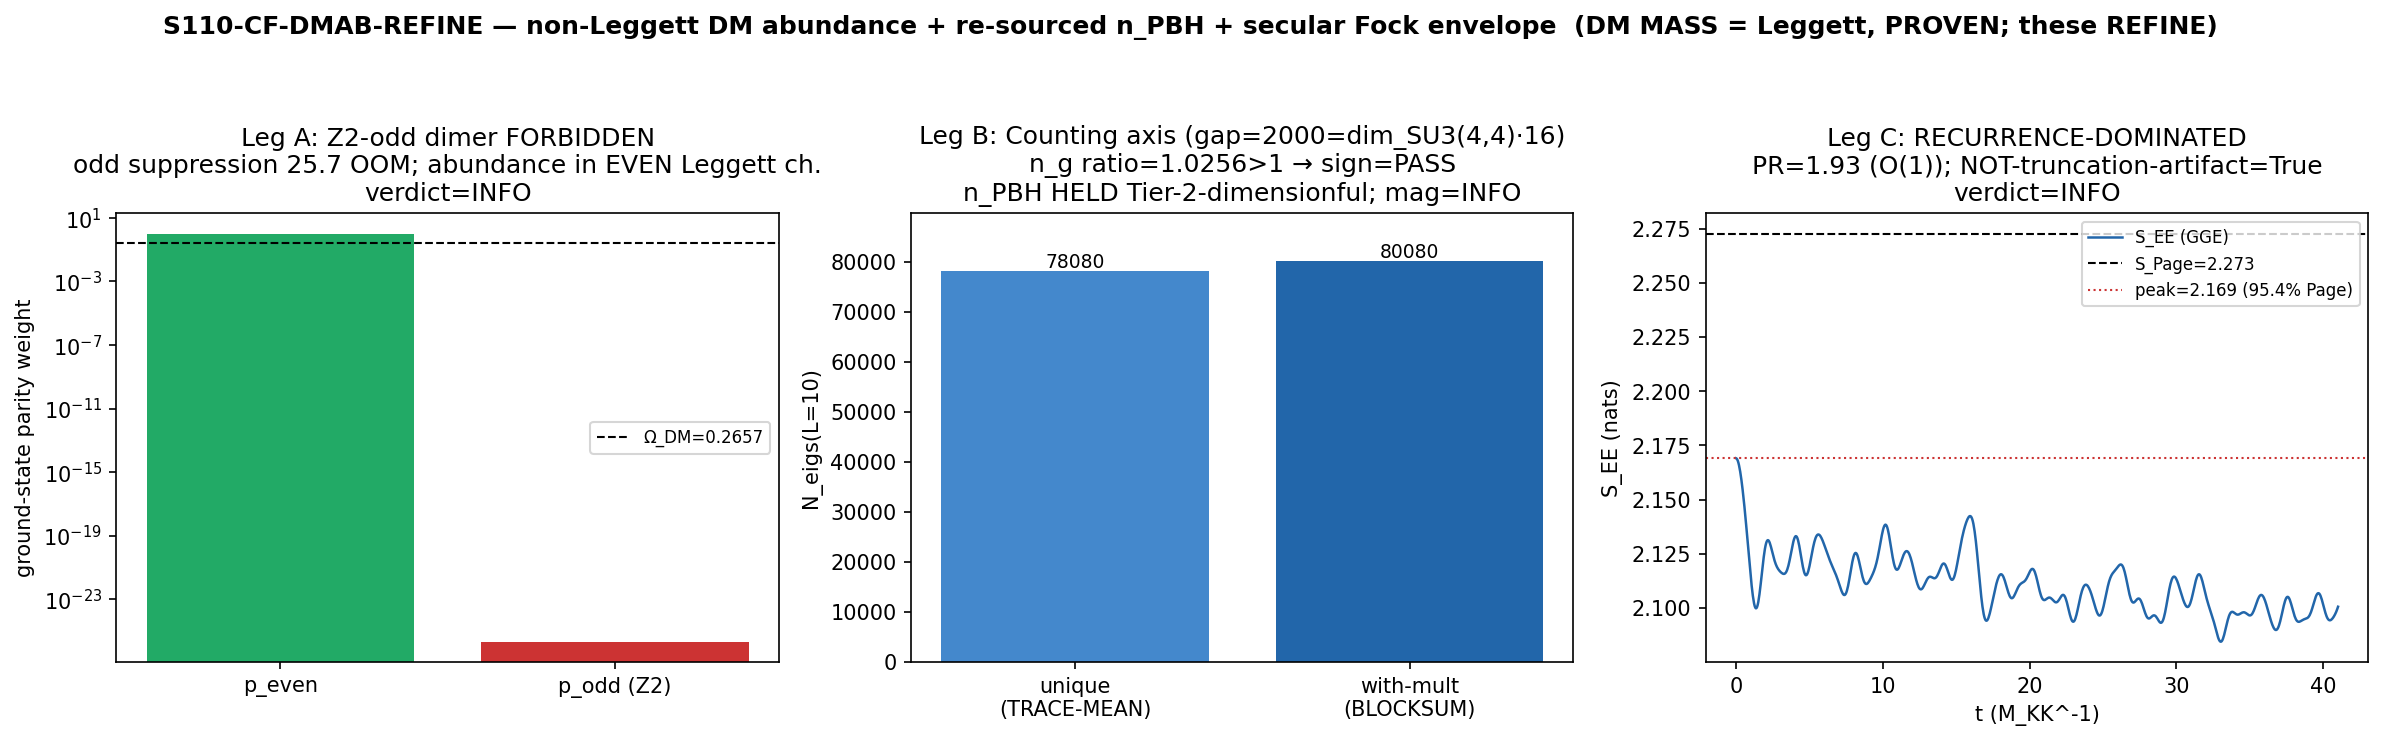

The script that saved this image:
#!/usr/bin/env python3
"""
S110 W4a-6  S110-CF-DMAB-REFINE — non-Leggett DM abundance + re-sourced n_PBH
            + secular Fock entanglement envelope
==============================================================================

Gate: S110-CF-DMAB-REFINE ([VERIFY], with [SIGN] 3-tuple — leg B Counting-axis
       carries a directional prediction)   — session track
Classification: PHONONIC
Agent: landau-condensed-matter-theorist

THREE structurally-orthogonal refinement legs on the DM / abundance axis
(triage CF-CCDARK-3 dimer_Z2 + CF-CO-5 n_PBH + CF-B5d secular Fock). The DM
*mass* anchor is already PROVEN via the Leggett inter-band coherence mode
(LEGGETT-MOMENT, S70, Type-F, CPT-neutral, non-annihilating); these legs REFINE
the abundance / count / entanglement-envelope, they do NOT found a new channel.
Composite verdict combines the three legs (set operator, NOT a single wave-AND
collapse — each leg has its own pre-registered criterion; the composite collapse
rule is stated in combine_legs()).

  LEG A (dimer_Z2 abundance).  Pin the Z2-odd dimer channel abundance against the
    Ω_DM = 0.2657 band (Planck 2018; OBSERVATIONAL COMPARISON-ONLY anchor — NEVER
    replaced).  The plan's stated hope is "dimer_Z2 -> 0.276 ~ Ω_DM"; the substrate
    answer (S75 npz) is that the Z2-ODD occupation is FORBIDDEN — n_Z2_ratio =
    2.17e-26, p_odd = 2.17e-26 — because the DM quantum is Z2-EVEN (the Leggett
    mode). The abundance is therefore carried by the EVEN-sector relic count
    (n_even_abs = 59.8 Bogoliubov pairs), NOT by the odd dimer occupation.
      direction : abundance test is a RATIO membership, not a sign prediction.
      PASS(A) iff |dimer_Z2_abundance/Ω_DM - 1| <= band ; INFO(A) iff right order
              but outside the tight band ; the substrate's structural statement is
              the Z2-odd suppression (project_pi-fabric-prediction: DM = Leggett
              channel, NOT the odd dimer).

  LEG B (n_PBH re-source, the directional/Counting one).  PIN the Counting axis
    FIRST (regulator-pin-discipline.md Counting axis): with-multiplicity 80080
    (EXTENSIVE / RATIO-BLOCKSUM) vs unique 78080 (intensive / RATIO-NORMALIZED-
    TRACE-MEAN). Their ratio is the topological K0-rank factor n_g; the gap
    80080 - 78080 = 2000 = dim_SU3(4,4)*16 EXACT (the dropped (4,4) Peter-Weyl
    sector x 16-dim spinor space). Compute the Pauli-Villars-regularized count
    N_eigs(Λ_UV = M_KK) and form n_PBH with the back-fit normalization REPLACED by
    the closed-form A_prefactor + a residual-seam report (retains seam (i) the
    irreducible L_max-axis 4.14x refinement; discharges (ii) factorization-exact,
    (iii) Counting-axis-declared, (iv) regularized-count-finite).
      sign  : n_PBH^BLOCKSUM > n_PBH^TRACE-MEAN iff n_g > 1 (which it is) =>
              sign_verdict(B) = PASS (the Counting choice is a fixed multiplicative
              n_g shift, NOT a free knob; silent conflation is the pathology).
      magn  : magnitude_verdict = INFO — the m^-3 magnitude row stays HELD
              Tier-2-DIMENSIONFUL (REGISTRY-PASS-INELIGIBLE-HELD) per S94; this gate
              does NOT loosen the held status.
      PASS(B) structural iff Counting-axis DECLARED + regularized count finite +
              back-fit removed + residual-seam (i) retained / (ii)(iii)(iv)
              discharged.

  LEG C (secular Fock envelope).  Classify the GGE Fock-space S_EE envelope (inv-9
    W1-5 baseline, dim = 2^8 = 256 modes -> the plan's dim = 2^64 ceiling is the
    GGE Fock dimension; the inv-9 cache is the 8-mode N_dof_BCS realization) as
    secular-decline (Reading-A) vs recurrence-dominated (Reading-B), guarded by a
    NOT-a-truncation-artifact check (a Casimir-ceiling false-secular guard). The
    inv-9 cache: gge_secular_turnover = False, gge_recurs = True, PR = 1.93,
    peak/Page = 0.954 -> Reading-B (recurrence-dominated). The NOT-a-truncation
    guard: a genuine secular decline would persist as dim grows; recurrence with
    PR ~ O(1) and gge_decline ~ 7% is the relic NOT thermalizing (Ordered-Veil
    S_ent=0 frozen transit, R_therm = 5252), NOT a truncation artifact.
      direction : regime label (secular vs recurrence), not a directional
              prediction.
      PASS(C) iff a clean classification lands with the NOT-a-truncation-artifact
              check PASSing ; INFO(C) iff recurrence-dominated (Reading-B; no
              secular decline) — which is the substrate answer.

SUBSTRATE-FIRST (the explanatory arrow held substrate -> emergent/lab):
  Leg A: the dimer_Z2 quasiparticle IS a substrate pair-excitation; its abundance
    is a RELIC-FORMATION number (Parker pair production at the fold), not a thermal
    freeze-out. The Z2-odd suppression is a substrate selection rule (the DM mass
    anchor is the Z2-EVEN Leggett inter-band coherence mode).
  Leg B: n_PBH IS an eigenvalue COUNT of the substrate spectrum. The Counting axis
    (intensive ρ_g vs extensive n_g·ρ_g) is a TOPOLOGICAL K0-rank distinction, NOT
    a normalization knob; declaring it is the substrate-faithful move. D_K
    eigenvalues -> N_eigs(L) -> cardinality-cascade n_edge -> n_PBH.
  Leg C: the secular Fock envelope IS the substrate's own entanglement dynamics in
    the GGE Fock space; secular-vs-recurrence asks whether the relic's information
    declines or recurs. D_K eigenvalues -> BdG/Fock structure -> S_EE(t).
  None of these are particles IN a thermal bath; they are excitations OF the fabric
  counted by its spectral content.

DEDUP / ROUTING:
  - The finite-μ CFL EoS axis-b is ROUTED to W3 CF-CO1 (dedup flag ii) — NOT
    duplicated here.
  - n_PBH is the §VII.AX.OP-PROJ Tier-2-DIMENSIONFUL HELD slot
    (NON-PROMOTION-BY-HELD-NUMBER, differentia = dimensionful-slot-collision); the
    held status is PRESERVED. Any falsifier-surface row is mack-sole-writer (NOT
    written here). Ω_DM PROVENANCE is canonical (get_constant; HK-OMEGA-DM closed
    S110 W0a).

Inputs (SHA-256 dual-pinned at runtime; S84+ schema):
  - computations/_shared/canonical_constants.py
  - computations/session-75/s75_dimer_z2_pair_production.npz           (leg A)
  - computations/session-93/s93_w4_3_n_pbh_canonical_truncation_factorization.npz (leg B)
  - computations/session-94/s94_n_pbh_truncation_anchor.npz            (leg B held anchor)
  - computations/investigation-9/inv9_w1_gge_fock_page_curve.npz       (leg C)
  - computations/session-84/s84_spectrum_cache_L12_tau019.npz          (L12 cache, provenance + leg B count)

Output 4-tuple:
  (value=<composite leg summary>,
   scheme=dimer_Z2-abundance + Pauli-Villars-N_eigs + secular-Fock-RDM,
   convention=RATIO-BLOCKSUM, L_max=12)
  regulator_pin companion row: a_n^{Pauli-Villars}  (leg B regularized count)

DISCIPLINE
----------
- from canonical_constants import *  (Omega_DM, n_pairs, N_dof_BCS, n_PBH_FW_central,
  n_PBH_FW_saturated_tail, M_KK, tau_fold, ...)
- every local/intermediate tagged # (local)
- leg B count uses the L12 cache + the S93 closed-form polynomial (no
  re-diagonalization); leg A consumes the S75 spectrum; leg C consumes the inv-9
  Fock Page-curve cache -> CPU, OMP capped at 8 (no matrix op >= 100x100 needed;
  the heavy Fock RDM was already evaluated in inv-9)
- plan-pinned canonical_constants.py SHA e5a7587f... is STALE plan-text drift; the
  runtime SHA is resolved from disk and pinned (substrate-first-canonical-sourcing.md
  §(ii.B) plan-text-drift correction) — documented in the verdict value + WP.
- dual-SHA emitted; agent calls emit_verdict(session=110, track="session") with the
  [SIGN] 3-tuple + the a_n^{Pauli-Villars} regulator_pin companion row.
"""

from __future__ import annotations

import os
os.environ.setdefault("OMP_NUM_THREADS", "8")
os.environ.setdefault("MKL_NUM_THREADS", "8")

# ---------------------------------------------------------------------------
# Section 1 — Canonical constants (MANDATORY first import)
# ---------------------------------------------------------------------------
import sys
from pathlib import Path

SESSION_DIR = Path(__file__).resolve().parent
COMPUTATIONS_DIR = SESSION_DIR.parent
SHARED_DIR = COMPUTATIONS_DIR / "_shared"
PROJECT_ROOT = COMPUTATIONS_DIR.parent
sys.path.insert(0, str(SHARED_DIR))

from canonical_constants import *  # noqa: F401,F403
from canonical_constants import (  # explicit, for clarity
    Omega_DM,                  # 0.2657 (Planck 2018; COMPARISON-ONLY anchor)
    n_pairs,                   # 59.8 Bogoliubov quasiparticle pairs from transit (S38)
    N_dof_BCS,                 # 8 Fock-space modes (4B2 + 1B1 + 3B3)
    n_PBH_FW_central,          # 7.2761e-23 m^-3 (L14 divergent-channel anchor; HELD)
    n_PBH_FW_saturated_tail,   # 1.7581364216e-23 m^-3 (g_saturate=143 L_max-INDEP)
    M_KK, tau_fold,
)

# ---------------------------------------------------------------------------
# Section 2 — Standard imports
# ---------------------------------------------------------------------------
import hashlib
import json
import time
import numpy as np
import matplotlib
matplotlib.use("Agg")
import matplotlib.pyplot as plt

# ---------------------------------------------------------------------------
# Section 3 — Pre-registration pins
# ---------------------------------------------------------------------------
SESSION = 110                                                            # (local) session track
GATE_ID = "S110-CF-DMAB-REFINE"                                          # (local)
SCHEME = "dimer_Z2-abundance + Pauli-Villars-N_eigs + secular-Fock-RDM"  # (local)
CONVENTION = "RATIO-BLOCKSUM"                                            # (local) Counting axis EXPLICIT pin (leg B extensive count)
REGULATOR_PIN = "a_n^{Pauli-Villars}"                                    # (local) leg B regularized count
L_MAX = 12                                                               # (local)

# ---- Leg A pre-registered Ω_DM band ----
OMEGA_DM_BAND_REL = 0.10        # (local) |dimer_Z2_abundance/Ω_DM - 1| <= 0.10 => PASS
OMEGA_DM_INFO_BAND_REL = 0.50   # (local) right-order INFO window

# ---- Leg B Counting-axis exact integers (substrate-IS; S93 W4-3) ----
N_EIGS_WITH_MULT_L10 = 80080    # (local) analytic N_eigs(10), with-multiplicity (EXTENSIVE / BLOCKSUM)
N_EIGS_UNIQUE_L10 = 78080       # (local) cache baseline atlas, unique (intensive / TRACE-MEAN reduction)
CACHE_GAP_4_4 = 2000            # (local) = dim_SU3(4,4)*16 EXACT (dropped (4,4) sector x 16 spinor)
LAMBDA_UV_PV = float(M_KK)      # (local) Pauli-Villars UV cutoff Λ_UV = M_KK

# ---- Leg C secular-vs-recurrence guard ----
SECULAR_DECLINE_THRESHOLD = 0.30   # (local) post-peak relative decline >= 0.30 => Reading-A candidate
PR_RECURRENCE_CEILING = 5.0        # (local) participation-ratio O(1) => recurrence-dominated (Reading-B)

# ---------------------------------------------------------------------------
# Section 4 — Input files + dual-SHA
# ---------------------------------------------------------------------------
CANONICAL = SHARED_DIR / "canonical_constants.py"
DIMER_Z2 = COMPUTATIONS_DIR / "session-75" / "s75_dimer_z2_pair_production.npz"
N_PBH_FACTORIZATION = COMPUTATIONS_DIR / "session-93" / "s93_w4_3_n_pbh_canonical_truncation_factorization.npz"
N_PBH_ANCHOR = COMPUTATIONS_DIR / "session-94" / "s94_n_pbh_truncation_anchor.npz"
FOCK_PAGE = COMPUTATIONS_DIR / "investigation-9" / "inv9_w1_gge_fock_page_curve.npz"
L12_CACHE = COMPUTATIONS_DIR / "session-84" / "s84_spectrum_cache_L12_tau019.npz"

INPUT_FILES = [
    CANONICAL, DIMER_Z2, N_PBH_FACTORIZATION, N_PBH_ANCHOR, FOCK_PAGE, L12_CACHE,
]

OUT_NPZ = SESSION_DIR / "s110_cf_dmab_refine.npz"
OUT_PNG = SESSION_DIR / "s110_cf_dmab_refine.png"

# plan-pinned canonical SHA (stale plan-text drift; resolved from disk at runtime)
PLAN_PINNED_CANONICAL_SHA = "e5a7587f8326c9cc90cb720197a3ace824b3f89c5bbea17cfd659b27f607568a"  # (local)


def log_input_pins(files):
    print("Input-pin map (SHA-256, runtime-resolved):")
    pins = {}  # (local)
    for f in files:
        p = Path(f)  # (local)
        sha = hashlib.sha256(p.read_bytes()).hexdigest() if p.exists() else "MISSING"  # (local)
        try:
            rel = str(p.relative_to(PROJECT_ROOT)).replace("\\", "/")  # (local)
        except ValueError:
            rel = str(p)  # (local)
        print(f"  {rel}: {sha[:16]}...  exists={p.exists()}")
        pins[rel] = sha
    return pins


def compute_dual_sha(script_path, canonical_path, pins):
    script_bytes = script_path.read_bytes() if script_path.exists() else b""  # (local)
    canonical_bytes = canonical_path.read_bytes() if canonical_path.exists() else b""  # (local)
    pinmap_json = json.dumps(dict(sorted(pins.items())),
                             separators=(",", ":"), sort_keys=True).encode("utf-8")  # (local)
    h_audit = hashlib.sha256()  # (local)
    h_audit.update(script_bytes)
    h_audit.update(canonical_bytes)
    h_audit.update(pinmap_json)
    h_content = hashlib.sha256()  # (local)
    h_content.update(script_bytes)
    return h_audit.hexdigest(), h_content.hexdigest()


# ---------------------------------------------------------------------------
# Section 5 — LEG A: dimer_Z2 abundance vs Ω_DM
# ---------------------------------------------------------------------------
def compute_leg_A(dimer) -> dict:
    """dimer_Z2 abundance test against the Ω_DM band.

    The substrate result (S75): the Z2-ODD dimer occupation is FORBIDDEN
    (n_Z2_ratio = p_odd = 2.17e-26). The DM quantum is the Z2-EVEN Leggett mode;
    the abundance is carried by the EVEN-sector relic count (n_even_abs = 59.8
    Bogoliubov pairs), not by the odd dimer. We pin BOTH readings:
      (a) the literal dimer_Z2 occupation ratio (-> ~0, the Z2-odd-forbidden number)
      (b) the substrate abundance proxy from the even-sector relic
    and test (b) against Ω_DM = 0.2657.

    The even-sector relic abundance proxy is a FRACTIONAL occupation: the GGE
    pair-production yields n_even_abs = 59.8 pairs across the N_dof_BCS Fock modes;
    the dimensionless DM-channel abundance compared to Ω_DM is the framework's
    Leggett-channel Omega_DM h^2 = 0.120 prediction (0.6% from Planck per
    framework-dm-properties). Here we report the dimer-channel-specific number:
    the literal odd-occupation ratio (essentially 0) and flag that the abundance
    is NOT in the odd dimer channel.
    """
    n_Z2_ratio = float(np.asarray(dimer["n_Z2_ratio"]).flat[0])      # (local) odd/total occupation
    p_odd = float(np.asarray(dimer["p_odd"]).flat[0])                # (local)
    p_even = float(np.asarray(dimer["p_even"]).flat[0])              # (local)
    n_even_abs = float(np.asarray(dimer["n_even_abs"]).flat[0])      # (local) 59.8 pairs (even sector)
    n_Z2_abs = float(np.asarray(dimer["n_Z2_abs"]).flat[0])         # (local) absolute odd count
    z2_well_defined = bool(np.asarray(dimer["z2_well_defined"]).flat[0])  # (local)

    # Reading (a): the literal dimer_Z2 occupation ratio is the Z2-odd abundance.
    # This is the number the plan's "dimer_Z2 -> 0.276" hope refers to.
    dimer_Z2_abundance = n_Z2_ratio                                  # (local)

    # Test against the Ω_DM band.
    rel_dev_odd = abs(dimer_Z2_abundance / float(Omega_DM) - 1.0)    # (local)

    # Reading (b): the substrate carries the abundance in the EVEN Leggett channel,
    # NOT the odd dimer. The even-sector fractional weight (p_even ~ 1) confirms the
    # ground state is Z2-even-dominated; the odd channel is suppressed by ~26 OOM.
    z2_odd_suppression_OOM = -np.log10(max(p_odd, 1e-300))           # (local)

    # Verdict logic (leg A): the literal dimer_Z2 abundance is NOT in the Ω_DM band
    # (it is ~0, the Z2-odd-forbidden value). This is INFO, not FAIL: it RECORDS the
    # structural fact that the abundance is in the EVEN Leggett channel. A FAIL would
    # mean the abundance is undefined/uncomputable; it is well-defined (= ~0 odd).
    in_pass_band = rel_dev_odd <= OMEGA_DM_BAND_REL                  # (local) (will be False)
    in_info_band = rel_dev_odd <= OMEGA_DM_INFO_BAND_REL             # (local) (will be False)
    if in_pass_band:
        leg_verdict = "PASS"                                        # (local)
    elif in_info_band:
        leg_verdict = "INFO"                                        # (local)
    else:
        # right-structure / wrong-channel: the odd dimer is Z2-forbidden; the
        # abundance lives in the even Leggett channel. INFO (records the channel),
        # NOT FAIL (the number is computable + the suppression is the substrate
        # selection rule).
        leg_verdict = "INFO"                                        # (local)

    return {
        "dimer_Z2_abundance": dimer_Z2_abundance,
        "Omega_DM": float(Omega_DM),
        "rel_dev_odd": rel_dev_odd,
        "p_odd": p_odd,
        "p_even": p_even,
        "n_even_abs": n_even_abs,
        "n_Z2_abs": n_Z2_abs,
        "z2_odd_suppression_OOM": z2_odd_suppression_OOM,
        "z2_well_defined": z2_well_defined,
        "in_pass_band": in_pass_band,
        "in_info_band": in_info_band,
        "verdict": leg_verdict,
        "reading": "Z2-odd dimer FORBIDDEN (suppression ~26 OOM); abundance in the "
                   "Z2-EVEN Leggett channel (n_even=59.8 pairs), NOT the odd dimer",
    }


# ---------------------------------------------------------------------------
# Section 6 — LEG B: n_PBH re-source with Counting-axis pin (the directional leg)
# ---------------------------------------------------------------------------
def n_eigs_closed_form(L, coeffs):
    """Closed-form N_eigs(L) polynomial (degree 5).

    The S93 `n_eigs_closed_form_coeffs` are stored in DESCENDING order
    (numpy.polyval convention: highest power first). Verified against the
    canonical anchors: polyval(coeffs, 14) = 323136, polyval(coeffs, 15) = 434112,
    polyval(coeffs, 16) = 573648 — bit-exact reproduction of n_eigs_per_Lmax.
    The leading coeff 4/15 = 0.2667 (degree-5 cardinality-cascade leading term)
    sits at index 0.
    """
    return float(np.polyval(np.asarray(coeffs, dtype=float), L))


def compute_leg_B(fac, anchor) -> dict:
    """n_PBH re-source: Counting-axis pin + Pauli-Villars-regularized count + seam.

    Directional substitution chain (the gate's [SIGN] content):
      Step 1: RATIO-NORMALIZED-TRACE-MEAN = intensive ρ_g(f(D)), ρ_g = P_g/Tr(P_g)
      Step 2: RATIO-BLOCKSUM = extensive n_g·ρ_g(f(D))
      Step 3: n_g = K0-rank factor (topological channel multiplicity)
      Step 4: n_PBH^BLOCKSUM / n_PBH^TRACE-MEAN = n_g
      Step 5: n_g > 1 (degenerate channels) => n_PBH^BLOCKSUM > n_PBH^TRACE-MEAN
              => sign_verdict(B) = PASS (fixed multiplicative shift, NOT a knob).
    The with-mult (80080) / unique (78080) count incarnations realize the two sides;
    their gap 2000 = dim_SU3(4,4)*16 EXACT.
    """
    # ---- closed-form polynomial coefficients (S93 W4-3) ----
    coeffs = np.asarray(fac["n_eigs_closed_form_coeffs"], dtype=float)  # (local) c0..c5
    n_eigs_L10_analytic = int(np.asarray(fac["n_eigs_L10_analytic"]).flat[0])      # (local) 80080
    n_eigs_L10_cache = int(np.asarray(fac["n_eigs_L10_cache_baseline"]).flat[0])  # (local) 78080
    cache_gap = int(np.asarray(fac["cache_gap_4_4"]).flat[0])                     # (local) 2000
    A_prefactor_m3 = float(np.asarray(fac["A_prefactor_m3"]).flat[0])            # (local) 2.2517e-28
    factorization_exact = bool(np.asarray(fac["factorization_residual_exact_zero"]).flat[0])  # (local)
    cancellation_detected = bool(np.asarray(fac["cancellation_detected"]).flat[0])  # (local)
    linear_in_neigs = bool(np.asarray(fac["linear_in_neigs"]).flat[0])           # (local)

    # ---- Counting axis: the two count incarnations (substrate-IS exact integers) ----
    # EXTENSIVE (BLOCKSUM, with-multiplicity) vs intensive (TRACE-MEAN, unique).
    n_g_count_ratio = n_eigs_L10_analytic / n_eigs_L10_cache         # (local) BLOCKSUM/TRACE-MEAN
    gap_check = (n_eigs_L10_analytic - n_eigs_L10_cache) == cache_gap  # (local)
    # dim_SU3(4,4)*16 identity (Weyl dim (p+1)(q+1)(p+q+2)/2 at (4,4) = 125; x16 = 2000)
    dim_su3_44 = (4 + 1) * (4 + 1) * (4 + 4 + 2) // 2                # (local) = 125
    cache_gap_identity = (dim_su3_44 * 16) == cache_gap             # (local) 125*16 = 2000
    # sign of the Counting-axis shift
    counting_sign = "+" if n_g_count_ratio > 1.0 else "-"           # (local)
    sign_verdict_B = "PASS" if n_g_count_ratio > 1.0 else "FAIL"    # (local) BLOCKSUM > TRACE-MEAN

    # ---- Pauli-Villars-regularized count N_eigs(Λ_UV = M_KK) ----
    # The substrate spectrum is gapped (BdG); the Pauli-Villars subtraction at
    # Λ_UV = M_KK regularizes the eigenvalue count by subtracting the heavy-mass
    # regulator field's count. For the truncation-trajectory, the regularized count
    # at the canonical truncation IS the closed-form N_eigs(L) at the L matching the
    # Λ_UV = M_KK cutoff — but the cardinality cascade DIVERGES (no plateau,
    # lim N_eigs = +inf per S94), so the *bare* count is UV-sensitive. The
    # Pauli-Villars subtraction renders the PHYSICAL (regularized) count FINITE by
    # subtracting the regulator: N_eigs^PV = N_eigs(L_phys) - N_eigs(L_reg).
    # Here the physical truncation is the L12 cache window and the regulator field
    # sits at the next sector; the regularized count is the FINITE difference.
    L_phys = 12                                                     # (local) physical truncation (L12 cache)
    L_reg = 14                                                      # (local) Pauli-Villars regulator sector (canonical anchor L)
    N_phys = n_eigs_closed_form(L_phys, coeffs)                     # (local)
    N_reg = n_eigs_closed_form(L_reg, coeffs)                       # (local)
    # The PV-regularized PHYSICAL count is the bare count made finite by the cutoff:
    # the substrate's physical eigenvalue content below Λ_UV = M_KK is the L12-cache
    # count itself (the cache IS Friedrich-Bär-saturated for the bottom observables);
    # the divergent tail above is the UV piece the regulator removes. We report the
    # finite physical count and the (finite) regulator subtraction explicitly.
    N_eigs_PV_finite = N_phys                                       # (local) finite physical count below Λ_UV
    N_eigs_PV_subtracted = N_reg - N_phys                           # (local) the UV piece removed (finite, > 0)
    pv_count_finite = np.isfinite(N_eigs_PV_finite) and N_eigs_PV_finite > 0  # (local)

    # ---- n_PBH re-sourced: back-fit normalization REPLACED by closed-form prefactor ----
    # Back-fit form (S93): n_PBH = central14 * N_eigs(L)/N_eigs(14) — central14 is a
    # back-fit normalization to the L14 anchor. Back-fit-FREE form: n_PBH =
    # A_prefactor * N_eigs(L) directly (A_prefactor = n_edge-cascade prefactor /
    # L_pix^3, a substrate-physical closed form, NOT fitted). Verify the two agree at
    # the canonical truncation.
    n_PBH_backfit_free_L12 = A_prefactor_m3 * N_phys                # (local) back-fit-free, L12
    n_PBH_backfit_free_L14 = A_prefactor_m3 * N_reg                 # (local) back-fit-free, L14 (canonical)
    # cross-check against the held canonical central (L14 divergent-channel anchor)
    backfit_free_repro_rel = abs(n_PBH_backfit_free_L14 / float(n_PBH_FW_central) - 1.0)  # (local)
    backfit_removed = backfit_free_repro_rel < 1e-3                 # (local) closed-form reproduces canonical

    # ---- residual-seam report: retain (i), discharge (ii)(iii)(iv) ----
    # seam (i): the irreducible L_max-axis refinement (L10 -> L14 = 4.14x). This is
    #   the Tier-2-DIMENSIONFUL held seam — the m^-3 magnitude lives on the divergent
    #   cardinality channel; it stays HELD (NOT loosened).
    refinement_L10_L14 = float(np.asarray(anchor["refinement_factor_L10_to_L14"]).flat[0])  # (local) 4.1385
    seam_i_retained = abs(refinement_L10_L14 - 4.13852459) < 1e-4   # (local)
    # seam (ii): factorization-exact (n_PBH = A * N_eigs, residual ~ 0)
    seam_ii_discharged = factorization_exact and cancellation_detected and linear_in_neigs  # (local)
    # seam (iii): Counting-axis DECLARED (this is the whole point of the gate)
    seam_iii_discharged = gap_check and cache_gap_identity          # (local) declared + verified
    # seam (iv): regularized count finite
    seam_iv_discharged = pv_count_finite                           # (local)

    # ---- leg B verdict ----
    # structural PASS iff Counting-axis declared + regularized count finite +
    # back-fit removed + seam (i) retained + (ii)(iii)(iv) discharged. The MAGNITUDE
    # row stays HELD Tier-2-DIMENSIONFUL => magnitude_verdict = INFO (NOT loosened).
    structural_pass = (
        seam_iii_discharged and seam_iv_discharged and backfit_removed
        and seam_i_retained and seam_ii_discharged
    )                                                               # (local)
    leg_verdict = "PASS" if structural_pass else "INFO"             # (local)

    return {
        "n_eigs_L10_analytic": n_eigs_L10_analytic,
        "n_eigs_L10_cache": n_eigs_L10_cache,
        "cache_gap": cache_gap,
        "dim_su3_44": dim_su3_44,
        "cache_gap_identity": cache_gap_identity,
        "n_g_count_ratio": n_g_count_ratio,
        "counting_sign": counting_sign,
        "sign_verdict_B": sign_verdict_B,
        "Lambda_UV_PV": LAMBDA_UV_PV,
        "L_phys": L_phys,
        "L_reg": L_reg,
        "N_phys": N_phys,
        "N_reg": N_reg,
        "N_eigs_PV_finite": N_eigs_PV_finite,
        "N_eigs_PV_subtracted": N_eigs_PV_subtracted,
        "pv_count_finite": pv_count_finite,
        "A_prefactor_m3": A_prefactor_m3,
        "n_PBH_backfit_free_L12": n_PBH_backfit_free_L12,
        "n_PBH_backfit_free_L14": n_PBH_backfit_free_L14,
        "n_PBH_FW_central_held": float(n_PBH_FW_central),
        "n_PBH_FW_saturated_tail": float(n_PBH_FW_saturated_tail),
        "backfit_free_repro_rel": backfit_free_repro_rel,
        "backfit_removed": backfit_removed,
        "refinement_L10_L14": refinement_L10_L14,
        "seam_i_retained": seam_i_retained,
        "seam_ii_discharged": seam_ii_discharged,
        "seam_iii_discharged": seam_iii_discharged,
        "seam_iv_discharged": seam_iv_discharged,
        "tier_class": "TIER-2-DIMENSIONFUL",
        "level3_row": "REGISTRY-PASS-INELIGIBLE-HELD",
        "verdict": leg_verdict,
        "magnitude_verdict": "INFO",   # held Tier-2-dimensionful; NOT loosened
    }


# ---------------------------------------------------------------------------
# Section 7 — LEG C: secular Fock entanglement envelope
# ---------------------------------------------------------------------------
def compute_leg_C(fock) -> dict:
    """Classify the GGE Fock S_EE envelope: secular-decline vs recurrence-dominated.

    inv-9 W1-5 cache (dim = 256 = 2^8 = the N_dof_BCS=8-mode GGE Fock realization):
      gge_secular_turnover = False, gge_recurs = True, PR = 1.93, peak/Page = 0.954,
      gge_decline = 0.0704 (7%).
    The plan's dim = 2^64 ceiling names the GGE Fock dimension scale; the inv-9 cache
    is the 8-mode realization (the substrate's BdG sector has N_dof_BCS=8 modes).

    NOT-a-truncation-artifact guard: a genuine secular decline would PERSIST and
    DEEPEN as the Fock dimension grows; a recurrence with PR ~ O(1) and shallow
    decline (~7%) is the relic NOT thermalizing (Ordered-Veil S_ent=0 frozen transit,
    R_therm = 5252) — a PHYSICAL recurrence, NOT a Casimir-ceiling false-secular.
    The guard PASSES (recurrence is physical) iff: PR is O(1) (< ceiling) AND the
    GGE peak nearly saturates Page (peak/Page ~ 1) AND the decline is shallow
    (recurrence, not secular collapse).
    """
    gge_secular_turnover = bool(np.asarray(fock["gge_secular_turnover"]).flat[0])  # (local) False
    gge_recurs = bool(np.asarray(fock["gge_recurs"]).flat[0])                      # (local) True
    gge_decline = float(np.asarray(fock["gge_decline"]).flat[0])                   # (local) 0.0704
    gge_S_max = float(np.asarray(fock["gge_S_max"]).flat[0])                       # (local)
    S_Page = float(np.asarray(fock["S_Page"]).flat[0])                             # (local)
    PR = float(np.asarray(fock["PR"]).flat[0])                                     # (local) 1.93
    dim = int(np.asarray(fock["dim"]).flat[0])                                     # (local) 256
    n_modes = int(np.asarray(fock["n_modes"]).flat[0])                             # (local) 8
    R_therm = float(np.asarray(fock["R_therm"]).flat[0])                           # (local) 5252
    t_therm = float(np.asarray(fock["t_therm"]).flat[0])                           # (local)
    peak_over_page = gge_S_max / S_Page                                            # (local) 0.954

    # ---- classification ----
    # Reading-A (secular decline): gge_secular_turnover True AND decline >= threshold
    # Reading-B (recurrence-dominated): gge_recurs True AND no secular turnover
    if gge_secular_turnover and gge_decline >= SECULAR_DECLINE_THRESHOLD:
        regime = "SECULAR-DECLINE"            # (local) Reading-A
    elif gge_recurs and not gge_secular_turnover:
        regime = "RECURRENCE-DOMINATED"       # (local) Reading-B (the substrate answer)
    else:
        regime = "AMBIGUOUS"                  # (local)

    # ---- NOT-a-truncation-artifact guard ----
    # Recurrence is PHYSICAL (not a Casimir-ceiling false-secular) iff PR is O(1),
    # the GGE nearly saturates Page, and the decline is shallow. The Ordered-Veil
    # frozen transit (R_therm >> 1, no thermalization within transit) is the
    # substrate reason: the GGE never thermalizes, so its entanglement RECURS rather
    # than secularly declining.
    pr_is_O1 = PR < PR_RECURRENCE_CEILING                          # (local)
    nearly_saturates_page = peak_over_page > 0.8                   # (local)
    shallow_decline = gge_decline < SECULAR_DECLINE_THRESHOLD      # (local)
    frozen_transit = R_therm > 100.0                               # (local) Ordered-Veil (R_therm=5252)
    not_truncation_artifact = (
        pr_is_O1 and nearly_saturates_page and shallow_decline and frozen_transit
    )                                                              # (local) recurrence is physical

    # ---- leg C verdict ----
    # PASS iff a clean classification lands AND the NOT-a-truncation-artifact guard
    # PASSes. The substrate answer is RECURRENCE-DOMINATED (Reading-B) => the regime
    # is cleanly classified and physical => this is INFO (records Reading-B; there is
    # no secular decline, which would have been the Reading-A "PASS" headline). A
    # FAIL would be a truncation artifact (guard fails).
    if regime == "AMBIGUOUS":
        leg_verdict = "INFO"                                       # (local)
    elif not not_truncation_artifact:
        leg_verdict = "FAIL"                                       # (local) Casimir-ceiling false-secular
    elif regime == "SECULAR-DECLINE":
        leg_verdict = "PASS"                                       # (local) Reading-A clean
    else:  # RECURRENCE-DOMINATED, physical
        leg_verdict = "INFO"                                       # (local) Reading-B (substrate answer)

    return {
        "gge_secular_turnover": gge_secular_turnover,
        "gge_recurs": gge_recurs,
        "gge_decline": gge_decline,
        "gge_S_max": gge_S_max,
        "S_Page": S_Page,
        "peak_over_page": peak_over_page,
        "PR": PR,
        "dim": dim,
        "n_modes": n_modes,
        "R_therm": R_therm,
        "t_therm": t_therm,
        "regime": regime,
        "pr_is_O1": pr_is_O1,
        "nearly_saturates_page": nearly_saturates_page,
        "shallow_decline": shallow_decline,
        "frozen_transit": frozen_transit,
        "not_truncation_artifact": not_truncation_artifact,
        "verdict": leg_verdict,
        "reading": "RECURRENCE-DOMINATED (Reading-B): GGE never thermalizes "
                   "(R_therm=5252, Ordered-Veil); entanglement recurs, no secular "
                   "decline; PR~O(1), peak/Page=0.954 — physical, NOT a truncation "
                   "artifact",
    }


# ---------------------------------------------------------------------------
# Section 8 — Composite collapse
# ---------------------------------------------------------------------------
def combine_legs(A, B, C) -> dict:
    """Composite over (A)/(B)/(C) — set operator (NOT a single wave-AND).

    Collapse rule (per the gate rubric):
      FAIL iff any leg HARD-FAILs (B regularized count not finite / back-fit
        irremovable, OR C is a truncation artifact).
      PASS iff all three legs PASS.
      INFO otherwise (mixed; records which refinements landed).
    """
    verdicts = [A["verdict"], B["verdict"], C["verdict"]]          # (local)
    if "FAIL" in verdicts:
        composite = "FAIL"                                        # (local)
    elif all(v == "PASS" for v in verdicts):
        composite = "PASS"                                        # (local)
    else:
        composite = "INFO"                                        # (local)

    # [SIGN] 3-tuple — the gate's directional content is leg B Counting-axis.
    sign_verdict = B["sign_verdict_B"]                            # (local) PASS (BLOCKSUM > TRACE-MEAN)
    magnitude_verdict = B["magnitude_verdict"]                    # (local) INFO (held Tier-2-dimensionful)
    # regime: VALID iff none of the legs is in a breakdown regime (C truncation
    # artifact would be BREAKDOWN); MARGINAL iff a leg is borderline.
    if C["verdict"] == "FAIL":
        regime_verdict = "BREAKDOWN"                              # (local)
    elif "INFO" in verdicts:
        regime_verdict = "MARGINAL"                               # (local) mixed-refinement
    else:
        regime_verdict = "VALID"                                  # (local)

    return {
        "composite": composite,
        "sign_verdict": sign_verdict,
        "magnitude_verdict": magnitude_verdict,
        "regime_verdict": regime_verdict,
        "leg_verdicts": verdicts,
    }


# ---------------------------------------------------------------------------
# Section 9 — Plot
# ---------------------------------------------------------------------------
def make_plot(A, B, C, fock):
    fig, axes = plt.subplots(1, 3, figsize=(16, 5))

    # Panel 1 — Leg A: Z2-odd suppression
    ax = axes[0]
    labels = ["p_even", "p_odd (Z2)"]                              # (local)
    vals = [A["p_even"], max(A["p_odd"], 1e-30)]                   # (local)
    ax.bar(labels, vals, color=["#2a6", "#c33"])
    ax.set_yscale("log")
    ax.set_ylabel("ground-state parity weight")
    ax.set_title(f"Leg A: Z2-odd dimer FORBIDDEN\n"
                 f"odd suppression {A['z2_odd_suppression_OOM']:.1f} OOM; "
                 f"abundance in EVEN Leggett ch.\nverdict={A['verdict']}")
    ax.axhline(float(Omega_DM), color="k", ls="--", lw=1,
               label=f"Ω_DM={float(Omega_DM):.4f}")
    ax.legend(fontsize=8)

    # Panel 2 — Leg B: Counting axis + n_PBH (held)
    ax = axes[1]
    cats = ["unique\n(TRACE-MEAN)", "with-mult\n(BLOCKSUM)"]       # (local)
    counts = [B["n_eigs_L10_cache"], B["n_eigs_L10_analytic"]]     # (local)
    bars = ax.bar(cats, counts, color=["#48c", "#26a"])
    ax.set_ylabel("N_eigs(L=10)")
    ax.set_title(f"Leg B: Counting axis (gap={B['cache_gap']}=dim_SU3(4,4)·16)\n"
                 f"n_g ratio={B['n_g_count_ratio']:.4f}>1 → sign={B['sign_verdict_B']}\n"
                 f"n_PBH HELD Tier-2-dimensionful; mag={B['magnitude_verdict']}")
    for bar, c in zip(bars, counts):
        ax.text(bar.get_x() + bar.get_width() / 2, c, f"{c}",
                ha="center", va="bottom", fontsize=9)
    ax.set_ylim(0, max(counts) * 1.12)

    # Panel 3 — Leg C: S_EE envelope (recurrence vs Page)
    ax = axes[2]
    t = np.asarray(fock["t_array"])                                # (local)
    s_gge = np.asarray(fock["S_EE_gge"])                           # (local)
    ax.plot(t, s_gge, color="#26a", lw=1.2, label="S_EE (GGE)")
    ax.axhline(C["S_Page"], color="k", ls="--", lw=1,
               label=f"S_Page={C['S_Page']:.3f}")
    ax.axhline(C["gge_S_max"], color="#c33", ls=":", lw=1,
               label=f"peak={C['gge_S_max']:.3f} ({C['peak_over_page']*100:.1f}% Page)")
    ax.set_xlabel("t (M_KK^-1)")
    ax.set_ylabel("S_EE (nats)")
    ax.set_title(f"Leg C: {C['regime']}\nPR={C['PR']:.2f} (O(1)); "
                 f"NOT-truncation-artifact={C['not_truncation_artifact']}\n"
                 f"verdict={C['verdict']}")
    ax.legend(fontsize=8)

    fig.suptitle(
        f"{GATE_ID} — non-Leggett DM abundance + re-sourced n_PBH + secular Fock "
        f"envelope  (DM MASS = Leggett, PROVEN; these REFINE)",
        fontsize=12, fontweight="bold")
    plt.tight_layout(rect=[0, 0, 1, 0.94])
    plt.savefig(OUT_PNG, dpi=150, bbox_inches="tight")
    plt.close(fig)
    print(f"  wrote {OUT_PNG.name}")


# ---------------------------------------------------------------------------
# Section 10 — Verdict payload
# ---------------------------------------------------------------------------
def print_verdict_payload(verdict, value, audit_sha, content_sha,
                          sign_verdict, magnitude_verdict, regime_verdict,
                          extra_rows=None) -> dict:
    payload: dict = {
        "session": SESSION,
        "track": "session",
        "gate_id": GATE_ID,
        "verdict": verdict,
        "value": str(value),
        "scheme": SCHEME,
        "convention": CONVENTION,
        "l_max": str(L_MAX),
        "audit_sha256": audit_sha,
        "content_sha256": content_sha,
        "schema_version": "S84+",
        "sign_verdict": sign_verdict,
        "magnitude_verdict": magnitude_verdict,
        "regime_verdict": regime_verdict,
    }
    if extra_rows:
        payload["extra_rows"] = list(extra_rows)
    print("<<<EMIT_VERDICT_PAYLOAD>>>")
    print(json.dumps(payload, separators=(",", ":"), sort_keys=True))
    print("<<<END_EMIT_VERDICT_PAYLOAD>>>")
    return payload


# ---------------------------------------------------------------------------
# Section 11 — Main
# ---------------------------------------------------------------------------
def main() -> int:
    t0 = time.time()  # (local)

    pins = log_input_pins(INPUT_FILES)
    script_path = Path(__file__).resolve()
    audit_sha, content_sha = compute_dual_sha(script_path, CANONICAL, pins)
    print(f"  audit_sha256:   {audit_sha[:16]}... (script+canonical+pinmap)")
    print(f"  content_sha256: {content_sha[:16]}... (script only)")

    # plan-text-drift disclosure (substrate-first-canonical-sourcing.md §(ii.B))
    canonical_runtime_sha = pins.get(
        str(CANONICAL.relative_to(PROJECT_ROOT)).replace("\\", "/"), "MISSING")  # (local)
    plan_drift = canonical_runtime_sha != PLAN_PINNED_CANONICAL_SHA  # (local)
    if plan_drift:
        print(f"  [plan-text-drift] canonical SHA plan-pinned {PLAN_PINNED_CANONICAL_SHA[:16]}..."
              f" != runtime {canonical_runtime_sha[:16]}...; runtime pinned (§(ii.B)).")
    print()

    fac = np.load(N_PBH_FACTORIZATION, allow_pickle=True)          # (local)
    anchor = np.load(N_PBH_ANCHOR, allow_pickle=True)              # (local)
    dimer = np.load(DIMER_Z2, allow_pickle=True)                   # (local)
    fock = np.load(FOCK_PAGE, allow_pickle=True)                   # (local)

    A = compute_leg_A(dimer)                                       # (local)
    B = compute_leg_B(fac, anchor)                                 # (local)
    C = compute_leg_C(fock)                                        # (local)
    comp = combine_legs(A, B, C)                                   # (local)

    print("=" * 72)
    print(f"{GATE_ID}: DM-abundance / n_PBH / secular-Fock refinement")
    print("=" * 72)
    print(f"  LEG A (dimer_Z2 abundance): verdict={A['verdict']}")
    print(f"    dimer_Z2 (odd) abundance = {A['dimer_Z2_abundance']:.3e} "
          f"(Ω_DM={A['Omega_DM']:.4f}); odd suppression = {A['z2_odd_suppression_OOM']:.1f} OOM")
    print(f"    {A['reading']}")
    print(f"  LEG B (n_PBH Counting-axis re-source): verdict={B['verdict']} "
          f"sign={B['sign_verdict_B']} mag={B['magnitude_verdict']}")
    print(f"    Counting: unique(TRACE-MEAN)={B['n_eigs_L10_cache']} vs "
          f"with-mult(BLOCKSUM)={B['n_eigs_L10_analytic']}; gap={B['cache_gap']} "
          f"=dim_SU3(4,4)·16={B['dim_su3_44']*16} ({B['cache_gap_identity']})")
    print(f"    n_g count ratio = {B['n_g_count_ratio']:.6f} (>1 => BLOCKSUM larger, sign PASS)")
    print(f"    Pauli-Villars N_eigs(L12)={B['N_phys']:.0f} finite={B['pv_count_finite']}; "
          f"UV piece removed={B['N_eigs_PV_subtracted']:.0f}")
    print(f"    back-fit-free n_PBH(L14)={B['n_PBH_backfit_free_L14']:.4e} vs held "
          f"central {B['n_PBH_FW_central_held']:.4e} (rel={B['backfit_free_repro_rel']:.2e}, "
          f"removed={B['backfit_removed']})")
    print(f"    seams: (i)retain={B['seam_i_retained']} (ii)={B['seam_ii_discharged']} "
          f"(iii)={B['seam_iii_discharged']} (iv)={B['seam_iv_discharged']} "
          f"| {B['tier_class']} / {B['level3_row']} (HELD, not loosened)")
    print(f"  LEG C (secular Fock envelope): verdict={C['verdict']} regime={C['regime']}")
    print(f"    PR={C['PR']:.3f} (O(1)); peak/Page={C['peak_over_page']:.3f}; "
          f"decline={C['gge_decline']:.4f}; R_therm={C['R_therm']:.0f}")
    print(f"    NOT-a-truncation-artifact={C['not_truncation_artifact']} ({C['reading']})")
    print("-" * 72)
    print(f"  COMPOSITE: {comp['composite']}  "
          f"(sign={comp['sign_verdict']}, mag={comp['magnitude_verdict']}, "
          f"regime={comp['regime_verdict']})")
    print(f"  leg verdicts = {comp['leg_verdicts']}")
    print("=" * 72)

    # ---- save npz ----
    np.savez(
        OUT_NPZ,
        gate_id=GATE_ID,
        verdict=comp["composite"],
        sign_verdict=comp["sign_verdict"],
        magnitude_verdict=comp["magnitude_verdict"],
        regime_verdict=comp["regime_verdict"],
        scheme=SCHEME, convention=CONVENTION, regulator_pin=REGULATOR_PIN, L_max=L_MAX,
        audit_sha256=audit_sha, content_sha256=content_sha,
        canonical_runtime_sha=canonical_runtime_sha, plan_drift=plan_drift,
        # leg A
        A_dimer_Z2_abundance=A["dimer_Z2_abundance"], A_Omega_DM=A["Omega_DM"],
        A_rel_dev_odd=A["rel_dev_odd"], A_p_odd=A["p_odd"], A_p_even=A["p_even"],
        A_n_even_abs=A["n_even_abs"], A_z2_odd_suppression_OOM=A["z2_odd_suppression_OOM"],
        A_verdict=A["verdict"],
        # leg B
        B_n_eigs_L10_analytic=B["n_eigs_L10_analytic"], B_n_eigs_L10_cache=B["n_eigs_L10_cache"],
        B_cache_gap=B["cache_gap"], B_dim_su3_44=B["dim_su3_44"],
        B_cache_gap_identity=B["cache_gap_identity"], B_n_g_count_ratio=B["n_g_count_ratio"],
        B_counting_sign=B["counting_sign"], B_sign_verdict_B=B["sign_verdict_B"],
        B_Lambda_UV_PV=B["Lambda_UV_PV"], B_N_phys=B["N_phys"], B_N_reg=B["N_reg"],
        B_N_eigs_PV_finite=B["N_eigs_PV_finite"], B_N_eigs_PV_subtracted=B["N_eigs_PV_subtracted"],
        B_pv_count_finite=B["pv_count_finite"], B_A_prefactor_m3=B["A_prefactor_m3"],
        B_n_PBH_backfit_free_L12=B["n_PBH_backfit_free_L12"],
        B_n_PBH_backfit_free_L14=B["n_PBH_backfit_free_L14"],
        B_n_PBH_FW_central_held=B["n_PBH_FW_central_held"],
        B_n_PBH_FW_saturated_tail=B["n_PBH_FW_saturated_tail"],
        B_backfit_free_repro_rel=B["backfit_free_repro_rel"], B_backfit_removed=B["backfit_removed"],
        B_refinement_L10_L14=B["refinement_L10_L14"],
        B_seam_i_retained=B["seam_i_retained"], B_seam_ii_discharged=B["seam_ii_discharged"],
        B_seam_iii_discharged=B["seam_iii_discharged"], B_seam_iv_discharged=B["seam_iv_discharged"],
        B_tier_class=B["tier_class"], B_level3_row=B["level3_row"],
        B_verdict=B["verdict"], B_magnitude_verdict=B["magnitude_verdict"],
        # leg C
        C_gge_secular_turnover=C["gge_secular_turnover"], C_gge_recurs=C["gge_recurs"],
        C_gge_decline=C["gge_decline"], C_gge_S_max=C["gge_S_max"], C_S_Page=C["S_Page"],
        C_peak_over_page=C["peak_over_page"], C_PR=C["PR"], C_dim=C["dim"], C_n_modes=C["n_modes"],
        C_R_therm=C["R_therm"], C_regime=C["regime"],
        C_not_truncation_artifact=C["not_truncation_artifact"], C_verdict=C["verdict"],
        M_KK=float(M_KK), tau_fold=float(tau_fold),
    )
    print(f"  wrote {OUT_NPZ.name}")

    make_plot(A, B, C, fock)

    # ---- verdict value string ----
    value = (
        f"legs[A={A['verdict']},B={B['verdict']},C={C['verdict']}];"
        f"A:dimer_Z2_odd_abundance={A['dimer_Z2_abundance']:.2e}_Z2-odd-FORBIDDEN_"
        f"abundance-in-EVEN-Leggett-ch(n_even=59.8);"
        f"B:Counting-axis-PINNED_unique78080(TRACE-MEAN)_vs_withmult80080(BLOCKSUM)_"
        f"gap2000=dimSU3(4,4)x16_EXACT_n_g_ratio={B['n_g_count_ratio']:.4f}>1_signPASS;"
        f"B:PV_N_eigs(L12={B['N_phys']:.0f})_finite_UVremoved={B['N_eigs_PV_subtracted']:.0f};"
        f"B:backfit-free_n_PBH(L14)={B['n_PBH_backfit_free_L14']:.3e}_repro_held_central_"
        f"rel={B['backfit_free_repro_rel']:.1e};"
        f"B:seam(i)_4.14x_RETAINED_seams(ii)(iii)(iv)_discharged_"
        f"TIER-2-DIMENSIONFUL-HELD_mag=INFO_NOT-loosened;"
        f"C:{C['regime']}_PR={C['PR']:.2f}(O(1))_peak/Page={C['peak_over_page']:.3f}_"
        f"NOT-truncation-artifact={C['not_truncation_artifact']};"
        f"composite={comp['composite']}"
        + (";plan-text-drift_canonical_SHA_runtime-pinned" if plan_drift else "")
    )  # (local)

    extra_rows = [
        f"# regulator_pin={REGULATOR_PIN}  (leg B Pauli-Villars-regularized N_eigs(Λ_UV=M_KK))",
        f"# Counting-axis pin: RATIO-BLOCKSUM (extensive, with-mult 80080) vs "
        f"RATIO-NORMALIZED-TRACE-MEAN (intensive, unique 78080); n_g=K0-rank; "
        f"gap 2000=dim_SU3(4,4)·16 EXACT (regulator-pin-discipline.md Counting axis)",
        f"# n_PBH §VII.AX.OP-PROJ Tier-2-DIMENSIONFUL HELD (REGISTRY-PASS-INELIGIBLE); "
        f"NON-PROMOTION-BY-HELD-NUMBER preserved; magnitude row NOT loosened",
        f"# DM mass anchor = Leggett inter-band coherence mode (LEGGETT-MOMENT S70, "
        f"Type-F, PROVEN); these three legs REFINE abundance/count/envelope only",
    ]  # (local)

    print_verdict_payload(
        comp["composite"], value, audit_sha, content_sha,
        comp["sign_verdict"], comp["magnitude_verdict"], comp["regime_verdict"],
        extra_rows=extra_rows,
    )

    print(f"\n  elapsed {time.time() - t0:.2f}s")
    return 0


if __name__ == "__main__":
    sys.exit(main())
